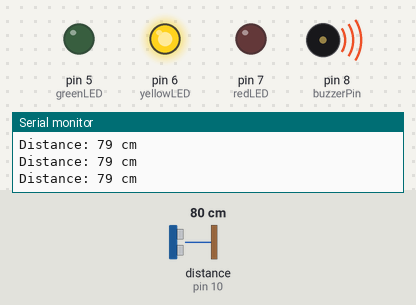
Bench run of a sketch on a simulated Arduino Uno, built with avr-gcc and run on an emulated ATmega328P. Parts: output pins drawn as LEDs (lit = HIGH), buzzer (waves = sounding), the last lines printed to the serial monitor. Wiring (inferred from the names in the program): ultrasonic range finder: trigger pin 9; echo pin 10. The inputs (shaded band) are chosen by the test bench; at power-on: distance to the obstacle (sensor on pin 10) 80 cm. The echo pulse lasts 58.3 µs per cm; pins used as bus, display or sensor lines are not drawn.

Above: at 1.2 s.
1.3 s: distance to the obstacle (sensor on pin 10) set to 57 cm
4.3 s: distance to the obstacle (sensor on pin 10) set to 48 cm
At 4.44 s:
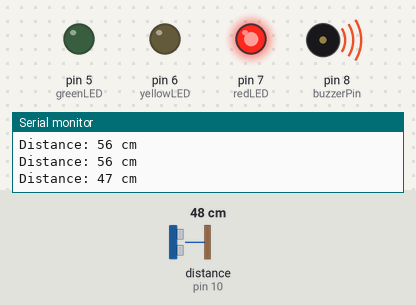
7.3 s: distance to the obstacle (sensor on pin 10) set to 250 cm
At 8.1 s:
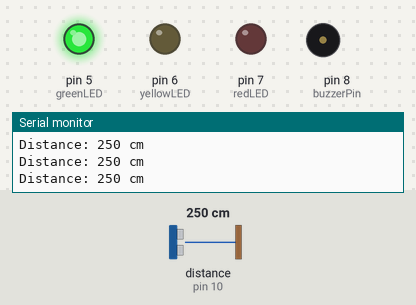
8.9 s: distance to the obstacle (sensor on pin 10) set to 106 cm
10.4 s: distance to the obstacle (sensor on pin 10) set to 97 cm
At 10.56 s:
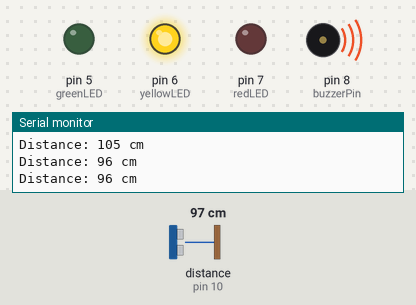
13.4 s: distance to the obstacle (sensor on pin 10) set to 2 cm
At 14.5 s:
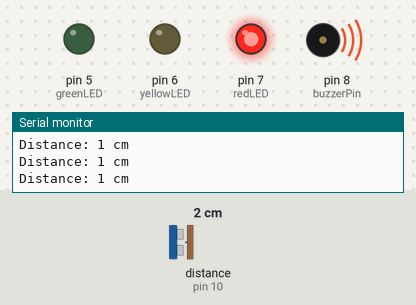
Timing chart, 0 to 15.9 s (numbered marks = the images above; inputs shaded):
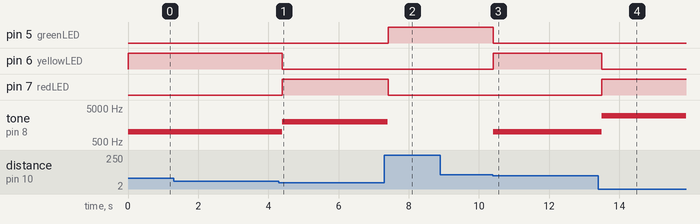

The sketch:

Parking_assistance.ino
```cpp
const int trigPin = 9;
const int echoPin = 10;
const int greenLED = 5;
const int yellowLED = 6;
const int redLED = 7;
const int buzzerPin = 8;

const int safeDistance = 100;
const int cautionDistance = 50;
const int dangerDistance = 20;

void setup() {
  pinMode(trigPin, OUTPUT);
  pinMode(echoPin, INPUT);
  pinMode(greenLED, OUTPUT);
  pinMode(yellowLED, OUTPUT);
  pinMode(redLED, OUTPUT);
  pinMode(buzzerPin, OUTPUT);

  Serial.begin(9600);
}

void loop() {
  long duration, distance;

  digitalWrite(trigPin, LOW);
  delayMicroseconds(2);
  digitalWrite(trigPin, HIGH);
  delayMicroseconds(10);
  digitalWrite(trigPin, LOW);


  duration = pulseIn(echoPin, HIGH);


  distance = (duration / 2) / 29.1;


  Serial.print("Distance: ");
  Serial.print(distance);
  Serial.println(" cm");

  if (distance > safeDistance) {
    digitalWrite(greenLED, HIGH);
    digitalWrite(yellowLED, LOW);
    digitalWrite(redLED, LOW);
    noTone(buzzerPin);
  } else if (distance > cautionDistance) {
    digitalWrite(greenLED, LOW);
    digitalWrite(yellowLED, HIGH);
    digitalWrite(redLED, LOW);
    tone(buzzerPin, 1000, 100);  // Short beep
  } else if (distance > dangerDistance) {
    digitalWrite(greenLED, LOW);
    digitalWrite(yellowLED, LOW);
    digitalWrite(redLED, HIGH);
    tone(buzzerPin, 2000, 100);  // Higher pitch, short beep
  } else {
    digitalWrite(greenLED, LOW);
    digitalWrite(yellowLED, LOW);
    digitalWrite(redLED, HIGH);
    tone(buzzerPin, 3000);  // Continuous high-pitch tone
  }

  delay(100);
}
```

Measured:
- the behaviour switches between 52 and 51 cm on distance to the obstacle (sensor on pin 10) (found by bisection; images 0 and 1)
- the behaviour switches between 102 and 101 cm on distance to the obstacle (sensor on pin 10) (found by bisection; images 2 and 3)
- after the input at 4.3 s, pin 6 (yellowLED): HIGH → LOW after 0.10 s; pin 7 (redLED): LOW → HIGH after 0.10 s; tone on pin 8 (buzzerPin): 1000 Hz → 2000 Hz after 0.10 s
- after the input at 7.3 s, pin 5 (greenLED): LOW → HIGH after 0.11 s; pin 7 (redLED): HIGH → LOW after 0.11 s; tone on pin 8 (buzzerPin): 2000 Hz → silent after 0.10 s
- after the input at 10.4 s, pin 5 (greenLED): HIGH → LOW at once; pin 6 (yellowLED): LOW → HIGH at once; tone on pin 8 (buzzerPin): silent → 1000 Hz at once
- after the input at 13.4 s, pin 6 (yellowLED): HIGH → LOW after 0.09 s; pin 7 (redLED): LOW → HIGH after 0.09 s; tone on pin 8 (buzzerPin): 1000 Hz → 3000 Hz after 0.09 s
